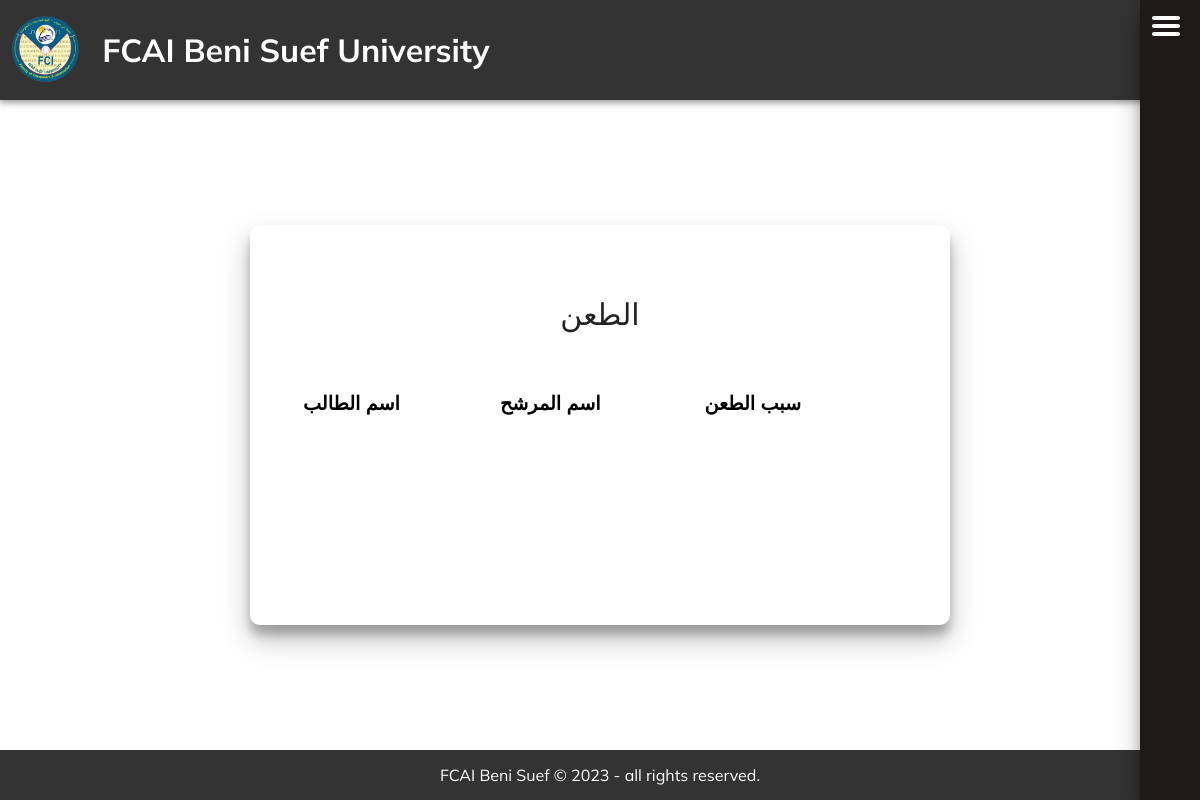
Before: /list_contention/ (signed in) with the older database file.
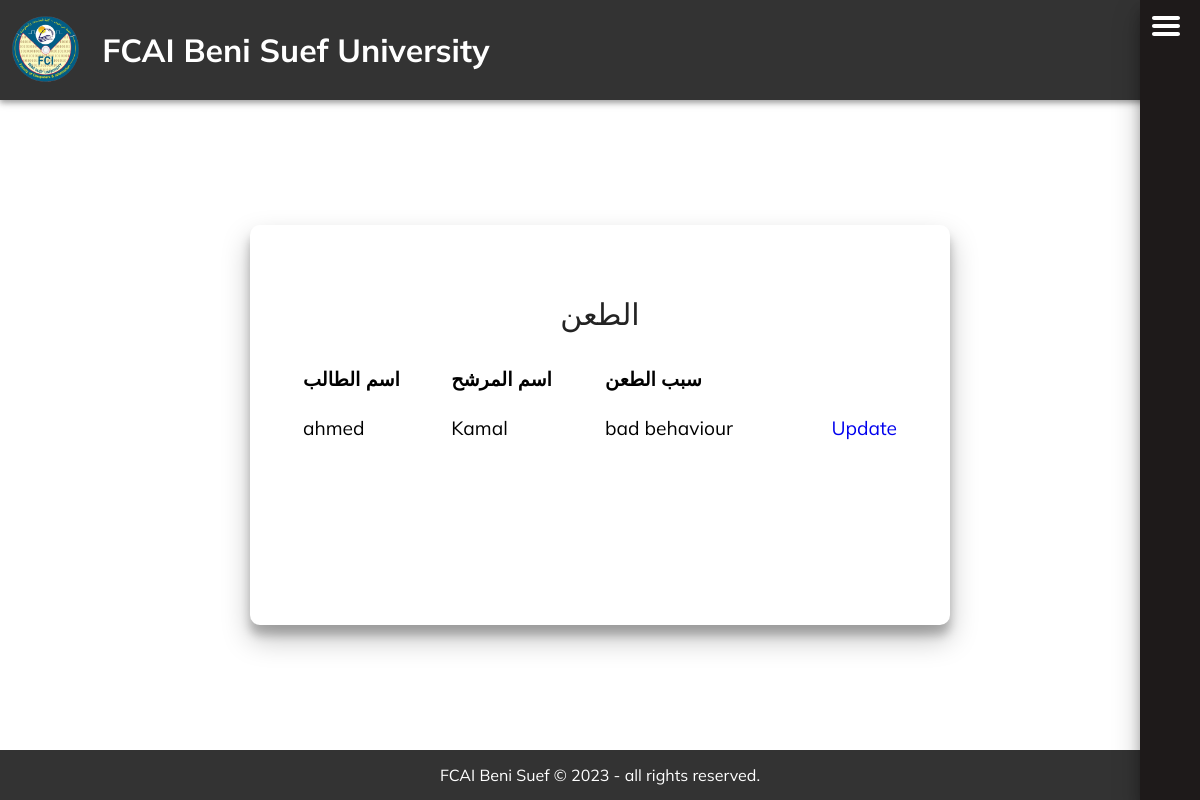
After: the same page with the newer database file.
### training/models.py (models this page shows)
class Contention(models.Model):
    user_id = models.ForeignKey(User_Model, on_delete=models.CASCADE)
    nominee_id = models.ForeignKey(Nominee_user, on_delete=models.CASCADE)
    reason = models.TextField()

class User_Model(models.Model):
    Userkey = models.OneToOneField(User, on_delete=models.CASCADE)
    Name = models.CharField(max_length=50, default="")
    Student_id = models.IntegerField(unique=True)
    address = models.CharField(max_length=200, null=True)
    birthdate = models.DateField(null=True)
    collegeYear = models.IntegerField(null=True)
    def __str__(self):
        return str(self.Name)

class Nominee_user(models.Model):
    UserModelKey = models.OneToOneField(User_Model, on_delete=models.CASCADE)
    phone_no = models.IntegerField()
    email = models.EmailField(max_length=50)
    community = models.CharField(max_length=20, choices=[('1', 'اللجنة العلمية'),
                                           ('2', 'اللجنة الرياضية'),
                                           ('3', 'اللجنة الاجتماعية'),
                                           ('4', 'أسرة الجوالة و الخدمات'),
                                           ('5', 'اللجنة الثقافية'),
                                           ('6', 'اللجنة الفنية'),
                                           ('7', 'لجنة الاسر و الرحلات')
                                  ])
    rec_letter = models.FileField()
    final_list = models.BooleanField(default=False)
    Numofvotes = models.IntegerField(default=0)
    def __str__(self):
        return str(self.UserModelKey.Name)

### training/views.py (the view)
# urls.py: path('list_contention/',
@login_required
def list_contention(request):
    contention_list = Contention.objects.all()
    return render(request, 'contentioncontrol.html', {'nominee': contention_list})

### mysite/context_processors.py (called while the page is built)
def control_content(request):
    return {'access' : Control_content.objects.first()}

### training/templates/contentioncontrol.html (shortened to what this page needs)
{% extends 'base.html' %}
{% block headcontent %}
{% load static %}
{% endblock %}
{% block maincontent %}
<div class="sharp-card-medium">
    <h1 class="card-name">الطعن</h1>
    <table class="normal-table">
        <tr>
            <th>
                اسم الطالب
            </th>
            <th>
                اسم المرشح
            </th>
            <th>
                سبب الطعن
            </th>
        </tr>
        {%for i in nominee%}
        <tr>
            <td>
                {{i.user_id}}
            </td>
            <td>
                {{i.nominee_id}}
            </td>
            <td>
                {{i.reason}}
            </td>
            <td align="right">
                <a href="{%url 'update_nominee' i.nominee_id.UserModelKey.Student_id%}">Update</a>
            </td>
        </tr>
        {%endfor%}
    </table>
</div>
{% endblock %}

### training/templates/base.html (shortened to what this page needs)
<!DOCTYPE html>
<html lang="en-US">
  <head>
    <link href="https://cdn.jsdelivr.net/npm/select2@4.1.0-rc.0/dist/css/select2.min.css" rel="stylesheet" />
    {% load static %}
    <link rel="stylesheet" href="{% static 'css/normalize.css' %}" />
    <link rel="stylesheet" href="{% static 'css/common.css' %}" />
</head>
  <body>
    <div class="container">
      <header>
        <a href="{% url 'home' %}">
          <img src="{% static 'img/logo.jpg' %}" alt="logo" class="logo" />
        </a>
        <a href="{% url 'home' %}">
          <h1 id="logotext1">FCAI Beni Suef University</h1>
        </a>
      </header>
      <aside class="main-side-bar main-side-bar-collapsed">
        <a  class="menu-icon">
          <img src="{% static 'img/menu.svg' %}" alt="menu"/>
        </a>
      </aside>
      <section class="main-content">
        {% block maincontent %}
        {% endblock %}
      </section>
      <footer>
        <div id="foot">FCAI Beni Suef © 2023 - all rights reserved.</div>
      </footer>
    </div>
  </body>
</html>

### training/static/css/common.css (style rules this page uses)
.container { display: grid; grid-template-columns: repeat(13, 1fr) auto; grid-template-rows: 100px minmax(calc(100vh - 150px),1fr) 50px; font-family: muli; }
header { grid-area: 1/1/2/15; display: flex; align-items: center; background-color: #333; justify-content: left; padding: 10px; z-index: 2; box-shadow: rgba(0, 0, 0, 0.25) 0px 3px 5px, rgba(0, 0, 0, 0.22) 0px 1px 10px; }
header a { color: #ffffff; }
header a:last-of-type { width: fit-content; margin-left: 20px; }
.logo { height: 70px; }
.main-side-bar { grid-area: 1/14/4/15; background-color: #1e1a1a; display: grid; grid-template-columns: 80px min(250px); grid-template-rows: 300px 1fr; align-items: start; z-index: 2; box-shadow: rgba(0, 0, 0, 0.25) 0px 14px 28px, rgba(0, 0, 0, 0.22) 0px 10px 10px; position: sticky; top:0px; position: sticky; height: 100vh; top:0px; color:rgb(81, 81, 81); }
.main-side-bar-collapsed { overflow: hidden; transition: width 2s; width: 60px; }
.main-side-bar-collapsed > * { width:0; padding-left:0; border-width: 0; overflow: hidden; }
.menu-icon { grid-area: 1/1/2/2; width: 40px; height: 40px; margin: 10px; z-index: 2; cursor: pointer; }
.main-content { grid-area: 2/1/3/15; display: flex; align-items: center; justify-content: center; flex-wrap: wrap; gap: 50px; z-index: 1; font: 1.2em muli; margin-top: 50px; margin-bottom: 50px; margin-right: 100px; margin-left: 100px; }
.sharp-card-medium { display: flex; flex-flow: column; align-items: center; border-radius: 10px; box-shadow: rgba(0, 0, 0, 0.25) 0px 14px 28px, rgba(0, 0, 0, 0.22) 0px 10px 10px; padding: 50px 0 50px; min-width: 70%; min-height: 300px; }
.card-name { font: 30px muli ; color:rgb(35, 35, 35); }
.normal-table { min-width:600px; min-height: 100px; z-index: 1; margin-bottom: 20px; }
th { text-align: left; }
tr { border: #333 solid; }
footer { grid-area: 3/1/4/15; background-color: #333; color: rgb(255, 255, 255); display: flex; align-items: center; justify-content: center; z-index: 1; }

Changed rows visible on the page:
added Contention: user_id "ahmed", nominee_id "Kamal", reason "bad behaviour"
